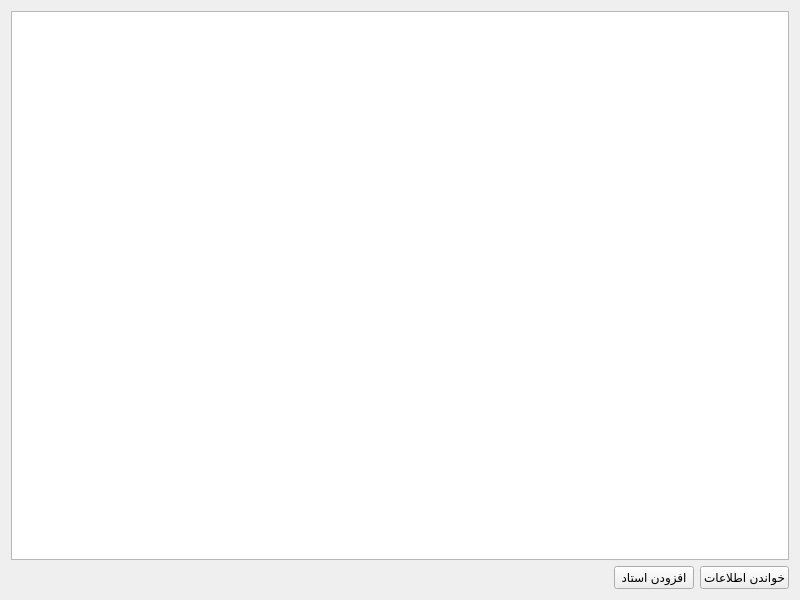
<?xml version="1.0" encoding="UTF-8"?>
<ui version="4.0">
 <class>ProfessorsListForm</class>
 <widget class="QWidget" name="ProfessorsListForm">
  <property name="geometry">
   <rect>
    <x>0</x>
    <y>0</y>
    <width>800</width>
    <height>600</height>
   </rect>
  </property>
  <property name="windowTitle">
   <string>لیست اساتید</string>
  </property>
  <property name="layoutDirection">
   <enum>Qt::RightToLeft</enum>
  </property>
  <layout class="QGridLayout" name="gridLayout">
   <item row="0" column="0">
    <layout class="QVBoxLayout" name="verticalLayout">
     <item>
      <widget class="QTableWidget" name="TBW_Professors">
       <property name="editTriggers">
        <set>QAbstractItemView::NoEditTriggers</set>
       </property>
       <property name="selectionMode">
        <enum>QAbstractItemView::NoSelection</enum>
       </property>
       <property name="selectionBehavior">
        <enum>QAbstractItemView::SelectRows</enum>
       </property>
      </widget>
     </item>
     <item>
      <layout class="QHBoxLayout" name="HL_Buttons">
       <item>
        <widget class="QPushButton" name="PB_ReadData">
         <property name="text">
          <string>خواندن اطلاعات</string>
         </property>
        </widget>
       </item>
       <item>
        <widget class="QPushButton" name="PB_AddProfessor">
         <property name="text">
          <string>افزودن استاد</string>
         </property>
        </widget>
       </item>
       <item>
        <spacer name="horizontalSpacer">
         <property name="orientation">
          <enum>Qt::Horizontal</enum>
         </property>
         <property name="sizeHint" stdset="0">
          <size>
           <width>40</width>
           <height>20</height>
          </size>
         </property>
        </spacer>
       </item>
      </layout>
     </item>
    </layout>
   </item>
  </layout>
 </widget>
 <resources/>
 <connections/>
</ui>
